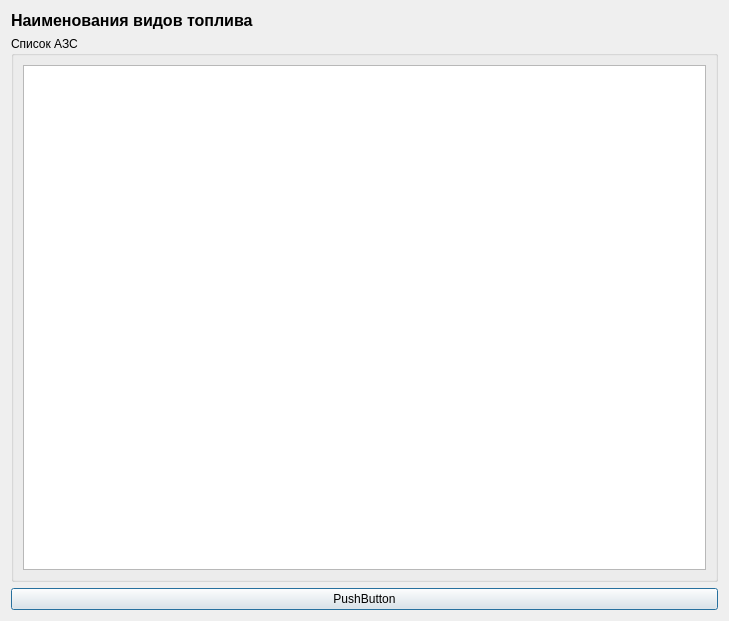
<?xml version="1.0" encoding="UTF-8"?>
<ui version="4.0">
 <class>FuelNameDialog</class>
 <widget class="QDialog" name="FuelNameDialog">
  <property name="geometry">
   <rect>
    <x>0</x>
    <y>0</y>
    <width>729</width>
    <height>621</height>
   </rect>
  </property>
  <property name="windowTitle">
   <string>Dialog</string>
  </property>
  <layout class="QGridLayout" name="gridLayout_2">
   <item row="0" column="0">
    <widget class="QLabel" name="label">
     <property name="font">
      <font>
       <pointsize>12</pointsize>
       <weight>75</weight>
       <bold>true</bold>
      </font>
     </property>
     <property name="text">
      <string>Наименования видов топлива</string>
     </property>
    </widget>
   </item>
   <item row="1" column="0">
    <widget class="QGroupBox" name="groupBox">
     <property name="title">
      <string>Список АЗС</string>
     </property>
     <layout class="QGridLayout" name="gridLayout">
      <item row="0" column="0">
       <widget class="QTableView" name="tableViewTerminals">
        <property name="editTriggers">
         <set>QAbstractItemView::AllEditTriggers</set>
        </property>
        <property name="selectionMode">
         <enum>QAbstractItemView::SingleSelection</enum>
        </property>
        <property name="selectionBehavior">
         <enum>QAbstractItemView::SelectRows</enum>
        </property>
       </widget>
      </item>
     </layout>
    </widget>
   </item>
   <item row="2" column="0">
    <widget class="QPushButton" name="pushButton">
     <property name="text">
      <string>PushButton</string>
     </property>
    </widget>
   </item>
  </layout>
 </widget>
 <resources/>
 <connections/>
</ui>
